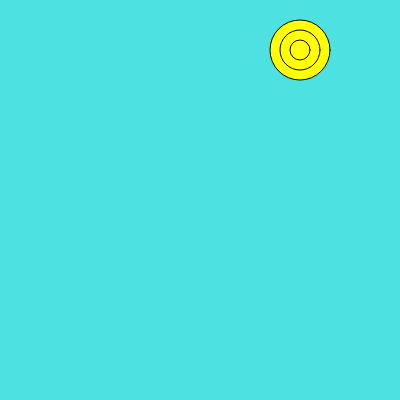
Frame 1 (no input)
Frame 60 (no input): identical to frame 1, image omitted
Frame 120 (the mouse pressed at the canvas centre since frame 60): identical to frame 1, image omitted

The p5.js sketch that drew this single still picture (run headless with seeded random() and noise() and a simulated clock; from frame 60 on, the mouse is pressed at the canvas centre):

// p5.js sketch
// ── sketch.js
// Shauna Cross
// IGME-609
// HW3 Loops and Conditionals
// March 26, 2019

// Declare global variables
var mouseIsOverSun;
var rainY;
var canvasSize;

  function setup() {
  canvasSize=400;
  createCanvas(canvasSize, canvasSize);
  background(77,225,225);
    
  // Intialize rain variable, start at top
  rainY = 0;

  // Intialize boolean that mouse is not over the sun
  mouseIsOverSun = false;   
}

function draw() 
{  
   // Turn day into night
    if(mouseX> 270 && mouseX< 330 && mouseY> 20 && mouseY< 80)
    {
      // Use Boolean variable to store rollover state
      mouseIsOverSun= true;
    }
    else
    {
      mouseIsOverSun= false;
    }   
    // Changes for rollover
    if(mouseIsOverSun== true) 
    {
      // Set background color to night
      background(40,10,130);
    }
    else
    {
        // Default to daytime background color
        background(77,225,225);
    }
    // Draw Circle
    if(mouseIsOverSun)  
    {       
     // Draw Moon
      push();
      fill(200);
      arc(300, 50, 60, 60, 0, PI + QUARTER_PI, CHORD)
      pop();     
    }  
    else  
    {    
        // Draw sun
         for(var i=60; i>3; i=i-20)
         {
         fill(255,255,0);
         ellipse(300,50,i,i);
         }
    }
  // when the 'e' key is pressed an ellipse will show and
  // you can follow it with the mouse
  if(keyIsPressed && key=='e')
  {
    ellipse(mouseX, mouseY, 30);
  }
    
  // when the 'g' key is pressed grass is drawn
  if(keyIsPressed && key == 'g')
  { 
    push();
    fill(5,100,5);
    rect(0, height/2, width, canvasSize/2);
    pop(); 
  }
  
  // Evertime the 'r' key is pressed a rain drop falls
  if(keyIsPressed && key == 'r')
  {  
    drawRain();
  }

}

  // Rain
  function drawRain()
  {
      // Rain starts at the top at a random x location
      fill(255);
      ellipse(random(10, 300),rainY++,10,10);

      // if rain reaches the bottom then starts rain again
      if (rainY == canvasSize) 
      {
      rainY = 0;
      }  
  }
